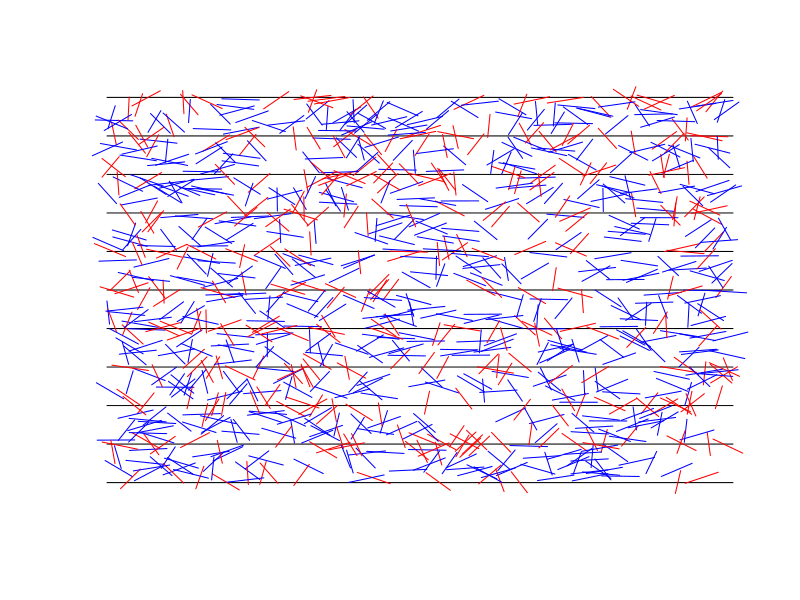

Here is the R script that generated this plot:
set.seed(1)

# 수평선 그리기
par(bg = "white", col.axis = "white", col.lab = "white", col.main = "white", 
    col.sub = "white", xaxt = "n", yaxt = "n", bty = "n")
plot(x = c(0, 10), y = c(0, 10), type = "n")
for (i in 0:10) {
  lines(x = c(0, 10), y = rep(i, 2), lty = 1)
}

# 바늘 떨어뜨리기
hits <- 0
for (i in 1:1000) {
  x1 <- runif(1, 0, 10) # 바늘의 중간 x좌표
  y1 <- runif(1, 0, 10) # 바늘의 중간 y좌표
  angle <- runif(1, 0, 2*pi)
  
  x2 <- x1 + 0.3 * cos(angle + pi)
  y2 <- y1 + 0.3 * sin(angle + pi)
  
  x3 <- x1 + 0.3 * cos(angle)
  y3 <- y1 + 0.3 * sin(angle)
  
  if (floor(y2) == floor(y3) & ceiling(y2) == ceiling(y3)) {
    col <- "blue"
  } else {
    col <- "red"
    hits <- hits + 1
  }
  
  lines(x = c(x2, x3), y = c(y2, y3), col = col)
}

# pi 추정하기
pi_estimate <- 2 * 0.6 * 1000 / hits
pi_estimate
